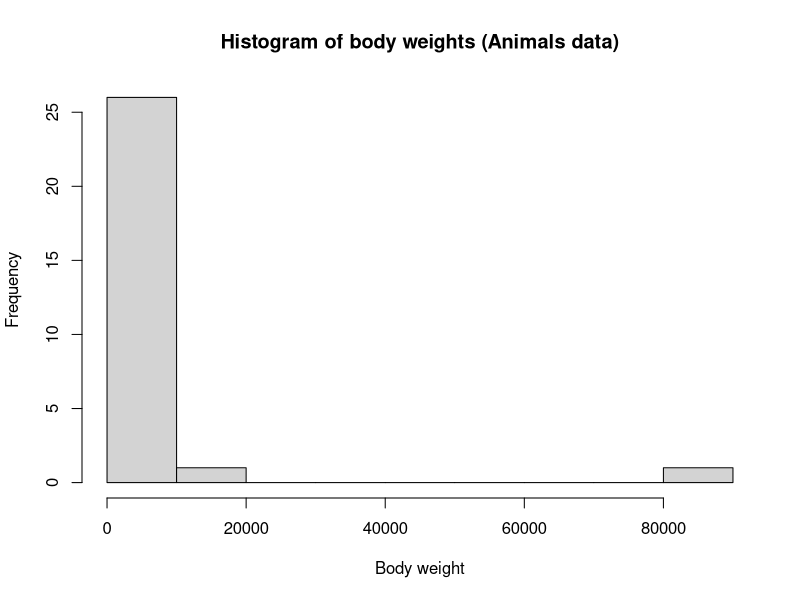

R code for this plot:
###############################################################################
## ST4060, 2023_2024_Q2
###############################################################################
library(MASS)

x <- Animals # 28 land animals
brain <- x$brain # brain weight
body  <- x$body # body weight
n <- length(body)

set.seed(4060) # as requested
B <- 1000 # number of bootstrap resamples


###############################################################################
# Bootstrap setup: resample animals (rows) with replacement B times
###############################################################################
boot_mean_brain <- numeric(B)
boot_mean_body  <- numeric(B)
boot_mean_ratio <- numeric(B) # ratio = brain/body per animal, then mean

for (b in 1:B) {
  idx_b <- sample.int(n, size = n, replace = TRUE)  # bootstrap indices
  
  brain_b <- brain[idx_b]
  body_b  <- body[idx_b]
  
  boot_mean_brain[b] <- mean(brain_b)
  boot_mean_body[b]  <- mean(body_b)
  boot_mean_ratio[b] <- mean(brain_b / body_b)
}



###############################################################################
# a). Bootstrap estimates of mean brain and mean body weight
###############################################################################
# Bootstrap estimate = mean of bootstrap replicates for each parameter
boot_est_mean_brain <- mean(boot_mean_brain)
boot_est_mean_body <- mean(boot_mean_body)

boot_est_mean_brain # 568.15
boot_est_mean_body # 4,241.75
# Quote these two values as the bootstrap estimates of:
# - mean brain weight of all land animals,
# - mean body weight of all land animals.



###############################################################################
# b). Bootstrap estimate of mean ratio brain/body
###############################################################################
boot_est_mean_ratio <- mean(boot_mean_ratio)
boot_est_mean_ratio
# Quote this value as the bootstrap estimate of the mean ratio brain/body
# over the 28 species (ratio for each species is brain/body, then averaged).
# In this case: 6.222


###############################################################################
# c). Bootstrap estimate of bias of the sample mean body weight
###############################################################################
sample_mean_body <- mean(body)
sample_mean_body

bias_hat_body <- boot_est_mean_body - sample_mean_body
bias_hat_body # -36.69
# Bias estimate = E_boot(mean_body*) − mean_body_sample.
# Quote bias_hat_body as the bootstrap estimate of the bias of the sample
# mean body weight for these 28 species.


###############################################################################
# d). 95% naive (quantile) bootstrap CI for mean body weight
###############################################################################
ci_body_95 <- quantile(boot_mean_body, probs = c(0.025, 0.975))
ci_body_95
# Quote this (lower, upper) pair as the 95% naive bootstrap confidence
# interval for the mean body weight of these land animals.
# [419.44, 10,920.69].


###############################################################################
# e). Why is the bootstrap CI for mean body weight so wide?
###############################################################################
summary(body)
sd(body)
hist(body, breaks = 10,
     main = "Histogram of body weights (Animals data)",
     xlab = "Body weight")

# Answer for the exam (2 sentences, excluding sample size):
# The body weights are extremely skewed with a very heavy right tail:
# summary(body) shows max = 87000 while most animals are below 10000,
# and sd(body) ≈ 18060 is several times larger than the mean (≈ 4278).
# These extreme outliers / heavy tail greatly increase the variance of the
# sample mean, so the bootstrap replicates of the mean are very spread out,
# which leads to a very wide bootstrap confidence interval.
